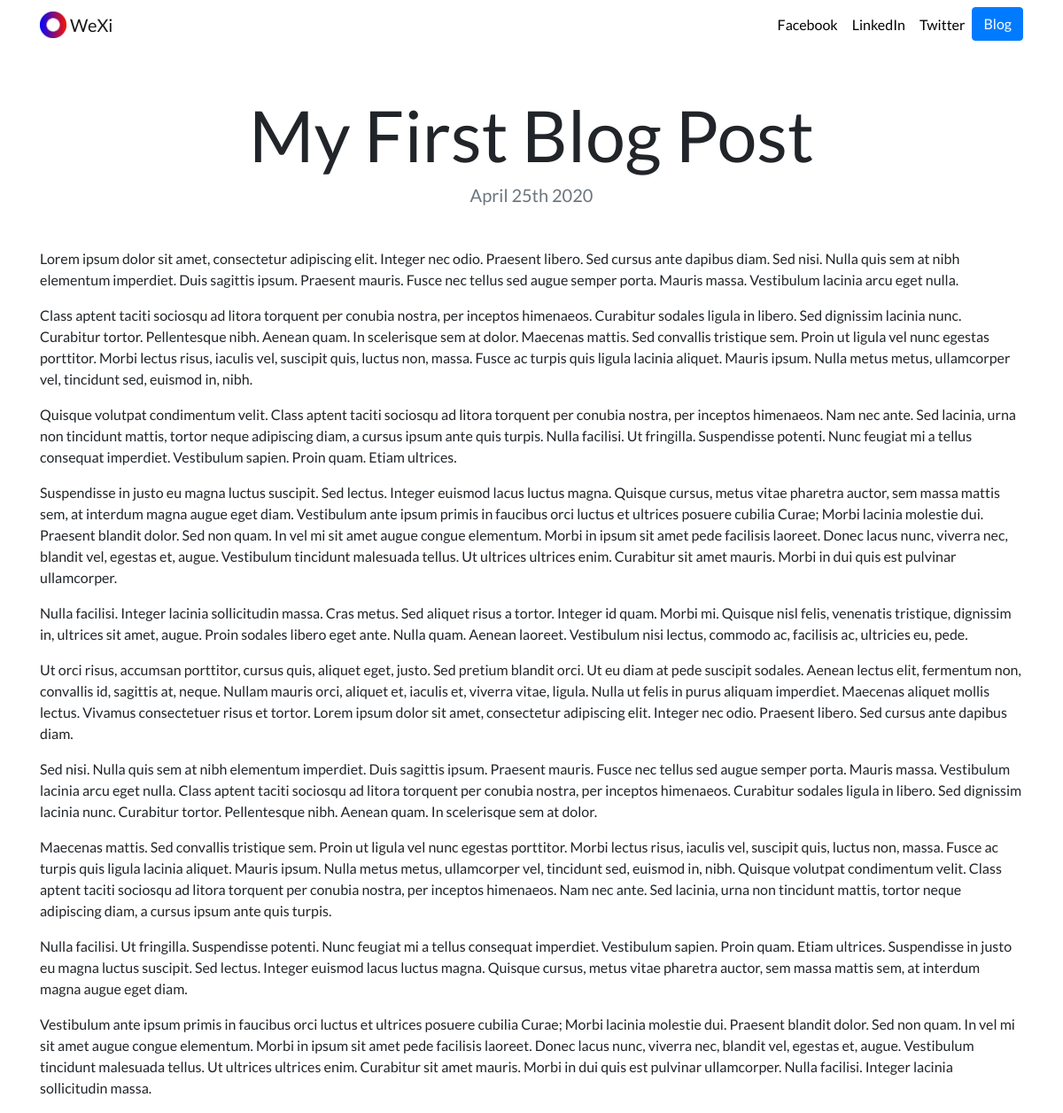
The app's page /blog/4 with its own data.
### blog/models.py (models this page shows, shortened)
class Blog(models.Model):
    title = models.CharField(max_length=200)
    description = models.TextField()
    date = models.DateField()

### blog/views.py (the view)
# urls.py: path('<int:blog_id>', views.detail, name='detail'),
def detail(request, blog_id):
    blog = get_object_or_404(Blog , pk=blog_id)
    return render(request, 'blogpost/detail.html',{'blog': blog})

### templates/blogpost/detail.html
{% extends "portfolio/base.html" %}
{% load static %}
{% block content %}
<h1 class="text-center mt-5" id="blogdetailtitle">{{ blog.title }}</h1>
<h5 class="text-center text-muted mb-5">{{ blog.date|date:'F jS Y' }}</h5>
{{ blog.description|safe }}
{% endblock %}

### static/portfolio/custom.css (style rules this page uses)
body { font-family: 'Lato', sans-serif; }
@media (min-width: 992px) { #blogdetailtitle { font-size: 5rem; } }

### records on screen
Blog: title "My First Blog Post", date "April 25th 2020", description "Lorem ipsum dolor sit amet, consectetur adipiscing elit. Integer nec odio. Praesent libero. Sed cursus ante dapibus diam. Sed nisi. Nulla quis sem at nibh elementum imperdiet. Duis sagittis ipsum. Praesent mauris. Fusce nec tellus sed augue semper porta. Mauris massa. Vestibulum lacinia arcu eget nulla. Class aptent taciti sociosqu ad litora torquent per conubia nostra, per inceptos himenaeos. Curabitur sodales ligula in libero. Sed dignissim lacinia nunc. Curabitur tortor. Pellentesque nibh. Aenean quam. In scelerisque sem at dolor. Maecenas mattis. Sed convallis tristique sem. Proin ut ligula vel nunc egestas porttitor. Morbi lectus risus, iaculis vel, suscipit quis, luctus non, massa.…"
